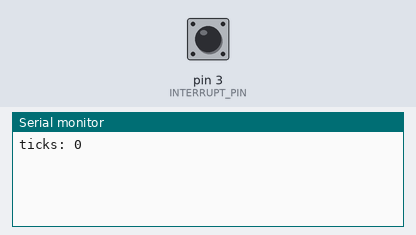
This sketch was run on a simulated Arduino Uno, built with avr-gcc and run on an emulated ATmega328P. On the bench: the last lines printed to the serial monitor. Inputs (shaded band) come from the test bench; at power-on: pin 3 (INTERRUPT_PIN) HIGH.

Above: at 1.2 s.
1.3 s: pin 3 (INTERRUPT_PIN) pulled LOW for 0.15 s
At 2.7 s:
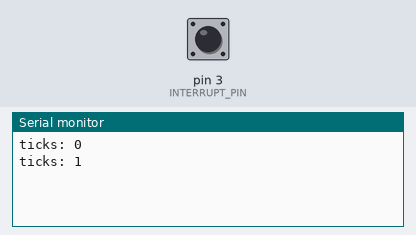
2.9 s: pin 3 (INTERRUPT_PIN) pulled LOW for 1 s
At 4.8 s:
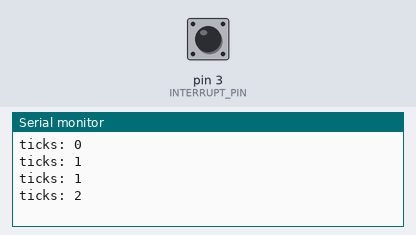
5.4 s: pin 3 (INTERRUPT_PIN) pulled LOW for 0.15 s
At 6.4 s:
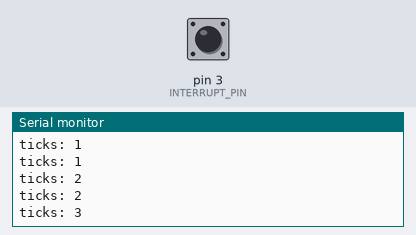
Timing chart, 0 to 8.4 s (numbered marks = the images above; inputs shaded):
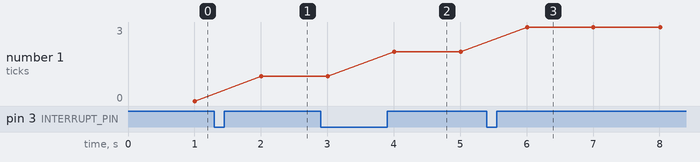

The sketch:

isr_pinChangeInterrupt.ino
```cpp
#include <PinChangeInterrupt.h>

#define INTERRUPT_PIN 3
class A {

public:
  static A *isr_instance;    // using this declaration of isr_instance causes link errors
  volatile unsigned long ticks=0;

  static void isr();
  void isr_function();

  A() {
    A::isr_instance = this;
    pinMode(INTERRUPT_PIN, INPUT_PULLUP);
    attachPCINT(digitalPinToPCINT(INTERRUPT_PIN), isr, RISING);
  }

};

// have to remove this when initializing the variable in the class def
static A *A::isr_instance=NULL;

static void A::isr() {
    if (A::isr_instance) A::isr_instance->isr_function();
}

void A::isr_function() {
  ticks++;
}

A *my_a;

void setup() {

  Serial.begin(250000);

  my_a = new A();
}

void loop() {

  static unsigned long last_print_ms = 0;
  static unsigned long cur_ms;

  cur_ms = millis();

  if (cur_ms - last_print_ms > 1000) {
    Serial.print(F("ticks: "));
    Serial.println(my_a->ticks);
    last_print_ms = cur_ms;
  }
}
```

Measured:
- after the input at 1.3 s, the serial monitor: prints a new line after 0.70 s (image 1)
- after the input at 2.9 s, the serial monitor: prints a new line after 1.1 s (image 2)
- after the input at 5.4 s, the serial monitor: prints a new line after 0.61 s (image 3)
- plotted number 1: 0 → 1 after the input at 1.3 s, 1 → 2 after the input at 2.9 s, 2 → 3 after the input at 5.4 s
